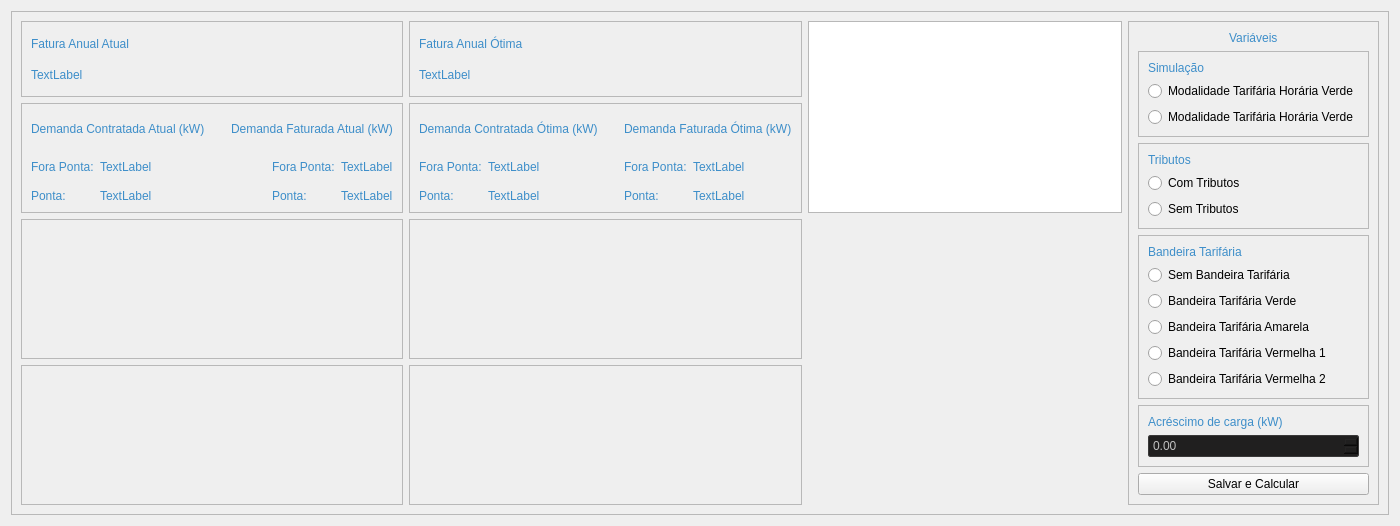
            <widget class="QWidget" name="page_3_Graficos">
             <property name="styleSheet">
              <string notr="true">QLabel {
    qproperty-alignment: AlignCenter;
	color: #3d8ec9;
	font: 77 14px &quot;Verdana&quot;;
}

QDoubleSpinBox
{
    selection-background-color: #302F2F;
    background-color: #201F1F;
    border-style: solid;
    border: 1px solid #3A3939;
    border-radius: 2px;
    padding: 2px;
	color: silver;
}

QComboBox
{
    selection-background-color: #302F2F;
    background-color: #201F1F;
    border-style: solid;
    border: 1px solid #3A3939;
    border-radius: 2px;
    padding: 2px;
	color: silver;
}</string>
             </property>
             <layout class="QVBoxLayout" name="verticalLayout_15">
              <item>
               <widget class="QFrame" name="frame_19">
                <property name="sizePolicy">
                 <sizepolicy hsizetype="Preferred" vsizetype="Expanding">
                  <horstretch>0</horstretch>
                  <verstretch>0</verstretch>
                 </sizepolicy>
                </property>
                <property name="frameShape">
                 <enum>QFrame::StyledPanel</enum>
                </property>
                <property name="frameShadow">
                 <enum>QFrame::Raised</enum>
                </property>
                <layout class="QGridLayout" name="gridLayout_6">
                 <item row="0" column="2" colspan="2">
                  <widget class="QFrame" name="frame_35">
                   <property name="sizePolicy">
                    <sizepolicy hsizetype="Preferred" vsizetype="Preferred">
                     <horstretch>0</horstretch>
                     <verstretch>0</verstretch>
                    </sizepolicy>
                   </property>
                   <property name="frameShape">
                    <enum>QFrame::StyledPanel</enum>
                   </property>
                   <property name="frameShadow">
                    <enum>QFrame::Raised</enum>
                   </property>
                   <layout class="QGridLayout" name="gridLayout_18">
                    <item row="0" column="0">
                     <widget class="QLabel" name="label_23">
                      <property name="text">
                       <string>Fatura Anual Ótima</string>
                      </property>
                     </widget>
                    </item>
                    <item row="1" column="0">
                     <widget class="QLabel" name="label_27">
                      <property name="text">
                       <string>TextLabel</string>
                      </property>
                     </widget>
                    </item>
                   </layout>
                  </widget>
                 </item>
                 <item row="1" column="0" colspan="2">
                  <widget class="QFrame" name="frame_33">
                   <property name="frameShape">
                    <enum>QFrame::StyledPanel</enum>
                   </property>
                   <property name="frameShadow">
                    <enum>QFrame::Raised</enum>
                   </property>
                   <layout class="QGridLayout" name="gridLayout_17">
                    <item row="0" column="3" rowspan="2">
                     <spacer name="verticalSpacer_2">
                      <property name="orientation">
                       <enum>Qt::Vertical</enum>
                      </property>
                      <property name="sizeHint" stdset="0">
                       <size>
                        <width>20</width>
                        <height>70</height>
                       </size>
                      </property>
                     </spacer>
                    </item>
                    <item row="1" column="1">
                     <widget class="QLabel" name="label_28">
                      <property name="text">
                       <string>TextLabel</string>
                      </property>
                     </widget>
                    </item>
                    <item row="1" column="5">
                     <widget class="QLabel" name="label_29">
                      <property name="text">
                       <string>Fora Ponta:</string>
                      </property>
                     </widget>
                    </item>
                    <item row="0" column="4" colspan="3">
                     <widget class="QLabel" name="label_25">
                      <property name="text">
                       <string>Demanda Faturada Atual (kW)</string>
                      </property>
                     </widget>
                    </item>
                    <item row="1" column="0">
                     <widget class="QLabel" name="label_17">
                      <property name="text">
                       <string>Fora Ponta:</string>
                      </property>
                     </widget>
                    </item>
                    <item row="0" column="0" colspan="3">
                     <widget class="QLabel" name="label_24">
                      <property name="text">
                       <string>Demanda Contratada Atual (kW)</string>
                      </property>
                     </widget>
                    </item>
                    <item row="2" column="0">
                     <widget class="QLabel" name="label_21">
                      <property name="text">
                       <string>Ponta: </string>
                      </property>
                     </widget>
                    </item>
                    <item row="2" column="1">
                     <widget class="QLabel" name="label_53">
                      <property name="text">
                       <string>TextLabel</string>
                      </property>
                     </widget>
                    </item>
                    <item row="1" column="6">
                     <widget class="QLabel" name="label_54">
                      <property name="text">
                       <string>TextLabel</string>
                      </property>
                     </widget>
                    </item>
                    <item row="2" column="5">
                     <widget class="QLabel" name="label_55">
                      <property name="text">
                       <string>Ponta:</string>
                      </property>
                     </widget>
                    </item>
                    <item row="2" column="6">
                     <widget class="QLabel" name="label_118">
                      <property name="text">
                       <string>TextLabel</string>
                      </property>
                     </widget>
                    </item>
                   </layout>
                  </widget>
                 </item>
                 <item row="1" column="2" colspan="2">
                  <widget class="QFrame" name="frame_34">
                   <property name="frameShape">
                    <enum>QFrame::StyledPanel</enum>
                   </property>
                   <property name="frameShadow">
                    <enum>QFrame::Raised</enum>
                   </property>
                   <layout class="QGridLayout" name="gridLayout_12">
                    <item row="0" column="3" rowspan="2">
                     <spacer name="verticalSpacer">
                      <property name="orientation">
                       <enum>Qt::Vertical</enum>
                      </property>
                      <property name="sizeHint" stdset="0">
                       <size>
                        <width>20</width>
                        <height>70</height>
                       </size>
                      </property>
                     </spacer>
                    </item>
                    <item row="0" column="0" colspan="3">
                     <widget class="QLabel" name="label_30">
                      <property name="text">
                       <string>Demanda Contratada Ótima (kW)</string>
                      </property>
                     </widget>
                    </item>
                    <item row="1" column="0">
                     <widget class="QLabel" name="label_119">
                      <property name="text">
                       <string>Fora Ponta:</string>
                      </property>
                     </widget>
                    </item>
                    <item row="1" column="1">
                     <widget class="QLabel" name="label_32">
                      <property name="text">
                       <string>TextLabel</string>
                      </property>
                     </widget>
                    </item>
                    <item row="0" column="4" colspan="3">
                     <widget class="QLabel" name="label_31">
                      <property name="text">
                       <string>Demanda Faturada Ótima (kW)</string>
                      </property>
                     </widget>
                    </item>
                    <item row="1" column="5">
                     <widget class="QLabel" name="label_52">
                      <property name="text">
                       <string>TextLabel</string>
                      </property>
                     </widget>
                    </item>
                    <item row="2" column="0">
                     <widget class="QLabel" name="label_120">
                      <property name="text">
                       <string>Ponta:</string>
                      </property>
                     </widget>
                    </item>
                    <item row="2" column="1">
                     <widget class="QLabel" name="label_121">
                      <property name="text">
                       <string>TextLabel</string>
                      </property>
                     </widget>
                    </item>
                    <item row="1" column="4">
                     <widget class="QLabel" name="label_122">
                      <property name="text">
                       <string>Fora Ponta:</string>
                      </property>
                     </widget>
                    </item>
                    <item row="2" column="4">
                     <widget class="QLabel" name="label_123">
                      <property name="text">
                       <string>Ponta:</string>
                      </property>
                     </widget>
                    </item>
                    <item row="2" column="5">
                     <widget class="QLabel" name="label_124">
                      <property name="text">
                       <string>TextLabel</string>
                      </property>
                     </widget>
                    </item>
                   </layout>
                  </widget>
                 </item>
                 <item row="2" column="0" colspan="2">
                  <widget class="QFrame" name="frame_20">
                   <property name="sizePolicy">
                    <sizepolicy hsizetype="Preferred" vsizetype="Expanding">
                     <horstretch>0</horstretch>
                     <verstretch>0</verstretch>
                    </sizepolicy>
                   </property>
                   <property name="frameShape">
                    <enum>QFrame::StyledPanel</enum>
                   </property>
                   <property name="frameShadow">
                    <enum>QFrame::Raised</enum>
                   </property>
                   <layout class="QVBoxLayout" name="verticalLayout_21">
                    <item>
                     <layout class="QVBoxLayout" name="verticalLayout_8"/>
                    </item>
                   </layout>
                  </widget>
                 </item>
                 <item row="3" column="0" colspan="2">
                  <widget class="QFrame" name="frame_29">
                   <property name="sizePolicy">
                    <sizepolicy hsizetype="Preferred" vsizetype="Expanding">
                     <horstretch>0</horstretch>
                     <verstretch>0</verstretch>
                    </sizepolicy>
                   </property>
                   <property name="frameShape">
                    <enum>QFrame::StyledPanel</enum>
                   </property>
                   <property name="frameShadow">
                    <enum>QFrame::Raised</enum>
                   </property>
                   <layout class="QVBoxLayout" name="verticalLayout_17">
                    <item>
                     <layout class="QVBoxLayout" name="verticalLayout_14"/>
                    </item>
                   </layout>
                  </widget>
                 </item>
                 <item row="0" column="4" rowspan="2" colspan="2">
                  <widget class="QTableView" name="tableView">
                   <property name="minimumSize">
                    <size>
                     <width>314</width>
                     <height>0</height>
                    </size>
                   </property>
                  </widget>
                 </item>
                 <item row="0" column="0" colspan="2">
                  <widget class="QFrame" name="frame_32">
                   <property name="sizePolicy">
                    <sizepolicy hsizetype="Preferred" vsizetype="Preferred">
                     <horstretch>0</horstretch>
                     <verstretch>0</verstretch>
                    </sizepolicy>
                   </property>
                   <property name="frameShape">
                    <enum>QFrame::StyledPanel</enum>
                   </property>
                   <property name="frameShadow">
                    <enum>QFrame::Raised</enum>
                   </property>
                   <layout class="QGridLayout" name="gridLayout_19">
                    <item row="0" column="0">
                     <widget class="QLabel" name="label_22">
                      <property name="text">
                       <string>Fatura Anual Atual</string>
                      </property>
                     </widget>
                    </item>
                    <item row="1" column="0">
                     <widget class="QLabel" name="label_26">
                      <property name="text">
                       <string>TextLabel</string>
                      </property>
                     </widget>
                    </item>
                   </layout>
                  </widget>
                 </item>
                 <item row="3" column="2" colspan="2">
                  <widget class="QFrame" name="frame_31">
                   <property name="sizePolicy">
                    <sizepolicy hsizetype="Preferred" vsizetype="Expanding">
                     <horstretch>0</horstretch>
                     <verstretch>0</verstretch>
                    </sizepolicy>
                   </property>
                   <property name="frameShape">
                    <enum>QFrame::StyledPanel</enum>
                   </property>
                   <property name="frameShadow">
                    <enum>QFrame::Raised</enum>
                   </property>
                   <layout class="QVBoxLayout" name="verticalLayout_16">
                    <item>
                     <layout class="QVBoxLayout" name="verticalLayout_18"/>
                    </item>
                   </layout>
                  </widget>
                 </item>
                 <item row="2" column="5" rowspan="2">
                  <spacer name="verticalSpacer_4">
                   <property name="orientation">
                    <enum>Qt::Vertical</enum>
                   </property>
                   <property name="sizeHint" stdset="0">
                    <size>
                     <width>20</width>
                     <height>40</height>
                    </size>
                   </property>
                  </spacer>
                 </item>
                 <item row="2" column="2" colspan="2">
                  <widget class="QFrame" name="frame_28">
                   <property name="sizePolicy">
                    <sizepolicy hsizetype="Preferred" vsizetype="Expanding">
                     <horstretch>0</horstretch>
                     <verstretch>0</verstretch>
                    </sizepolicy>
                   </property>
                   <property name="frameShape">
                    <enum>QFrame::StyledPanel</enum>
                   </property>
                   <property name="frameShadow">
                    <enum>QFrame::Raised</enum>
                   </property>
                   <layout class="QVBoxLayout" name="verticalLayout_22">
                    <item>
                     <layout class="QVBoxLayout" name="verticalLayout_11"/>
                    </item>
                   </layout>
                  </widget>
                 </item>
                 <item row="0" column="6" rowspan="4">
                  <widget class="QFrame" name="frame_30">
                   <property name="minimumSize">
                    <size>
                     <width>50</width>
                     <height>0</height>
                    </size>
                   </property>
                   <property name="frameShape">
                    <enum>QFrame::StyledPanel</enum>
                   </property>
                   <property name="frameShadow">
                    <enum>QFrame::Raised</enum>
                   </property>
                   <layout class="QVBoxLayout" name="verticalLayout_19">
                    <item alignment="Qt::AlignHCenter|Qt::AlignVCenter">
                     <widget class="QLabel" name="label_8">
                      <property name="text">
                       <string>Variáveis</string>
                      </property>
                     </widget>
                    </item>
                    <item alignment="Qt::AlignTop">
                     <widget class="QFrame" name="frame_36">
                      <property name="sizePolicy">
                       <sizepolicy hsizetype="Preferred" vsizetype="Preferred">
                        <horstretch>0</horstretch>
                        <verstretch>0</verstretch>
                       </sizepolicy>
                      </property>
                      <property name="frameShape">
                       <enum>QFrame::StyledPanel</enum>
                      </property>
                      <property name="frameShadow">
                       <enum>QFrame::Raised</enum>
                      </property>
                      <layout class="QVBoxLayout" name="verticalLayout_20">
                       <item>
                        <widget class="QLabel" name="label_16">
                         <property name="text">
                          <string>Simulação</string>
                         </property>
                        </widget>
                       </item>
                       <item>
                        <widget class="QRadioButton" name="radioButton">
                         <property name="text">
                          <string>Modalidade Tarifária Horária Verde</string>
                         </property>
                        </widget>
                       </item>
                       <item>
                        <widget class="QRadioButton" name="radioButton_2">
                         <property name="text">
                          <string>Modalidade Tarifária Horária Verde</string>
                         </property>
                        </widget>
                       </item>
                      </layout>
                     </widget>
                    </item>
                    <item alignment="Qt::AlignTop">
                     <widget class="QFrame" name="frame_37">
                      <property name="frameShape">
                       <enum>QFrame::StyledPanel</enum>
                      </property>
                      <property name="frameShadow">
                       <enum>QFrame::Raised</enum>
                      </property>
                      <layout class="QVBoxLayout" name="verticalLayout_23">
                       <item>
                        <widget class="QLabel" name="label_18">
                         <property name="text">
                          <string>Tributos</string>
                         </property>
                        </widget>
                       </item>
                       <item>
                        <widget class="QRadioButton" name="radioButton_4">
                         <property name="text">
                          <string>Com Tributos</string>
                         </property>
                        </widget>
                       </item>
                       <item>
                        <widget class="QRadioButton" name="radioButton_3">
                         <property name="text">
                          <string>Sem Tributos</string>
                         </property>
                        </widget>
                       </item>
                      </layout>
                     </widget>
                    </item>
                    <item alignment="Qt::AlignTop">
                     <widget class="QFrame" name="frame_38">
                      <property name="frameShape">
                       <enum>QFrame::StyledPanel</enum>
                      </property>
                      <property name="frameShadow">
                       <enum>QFrame::Raised</enum>
                      </property>
                      <layout class="QVBoxLayout" name="verticalLayout_24">
                       <item>
                        <widget class="QLabel" name="label_19">
                         <property name="text">
                          <string>Bandeira Tarifária</string>
                         </property>
                        </widget>
                       </item>
                       <item>
                        <widget class="QRadioButton" name="radioButton_6">
                         <property name="text">
                          <string>Sem Bandeira Tarifária</string>
                         </property>
                        </widget>
                       </item>
                       <item>
                        <widget class="QRadioButton" name="radioButton_5">
                         <property name="text">
                          <string>Bandeira Tarifária Verde</string>
                         </property>
                        </widget>
                       </item>
                       <item>
                        <widget class="QRadioButton" name="radioButton_7">
                         <property name="text">
                          <string>Bandeira Tarifária Amarela</string>
                         </property>
                        </widget>
                       </item>
                       <item>
                        <widget class="QRadioButton" name="radioButton_8">
                         <property name="text">
                          <string>Bandeira Tarifária Vermelha 1</string>
                         </property>
                        </widget>
                       </item>
                       <item>
                        <widget class="QRadioButton" name="radioButton_9">
                         <property name="text">
                          <string>Bandeira Tarifária Vermelha 2</string>
                         </property>
                        </widget>
                       </item>
                      </layout>
                     </widget>
                    </item>
                    <item alignment="Qt::AlignTop">
                     <widget class="QFrame" name="frame_39">
                      <property name="frameShape">
                       <enum>QFrame::StyledPanel</enum>
                      </property>
                      <property name="frameShadow">
                       <enum>QFrame::Raised</enum>
                      </property>
                      <layout class="QVBoxLayout" name="verticalLayout_25">
                       <item>
                        <widget class="QLabel" name="label_20">
                         <property name="text">
                          <string>Acréscimo de carga (kW)</string>
                         </property>
                        </widget>
                       </item>
                       <item>
                        <widget class="QDoubleSpinBox" name="doubleSpinBox_63">
                         <property name="maximum">
                          <double>99999999999.000000000000000</double>
                         </property>
                        </widget>
                       </item>
                      </layout>
                     </widget>
                    </item>
                    <item alignment="Qt::AlignVCenter">
                     <widget class="QPushButton" name="pushButton_4">
                      <property name="text">
                       <string>Salvar e Calcular</string>
                      </property>
                     </widget>
                    </item>
                   </layout>
                  </widget>
                 </item>
                </layout>
               </widget>
              </item>
             </layout>
            </widget>
